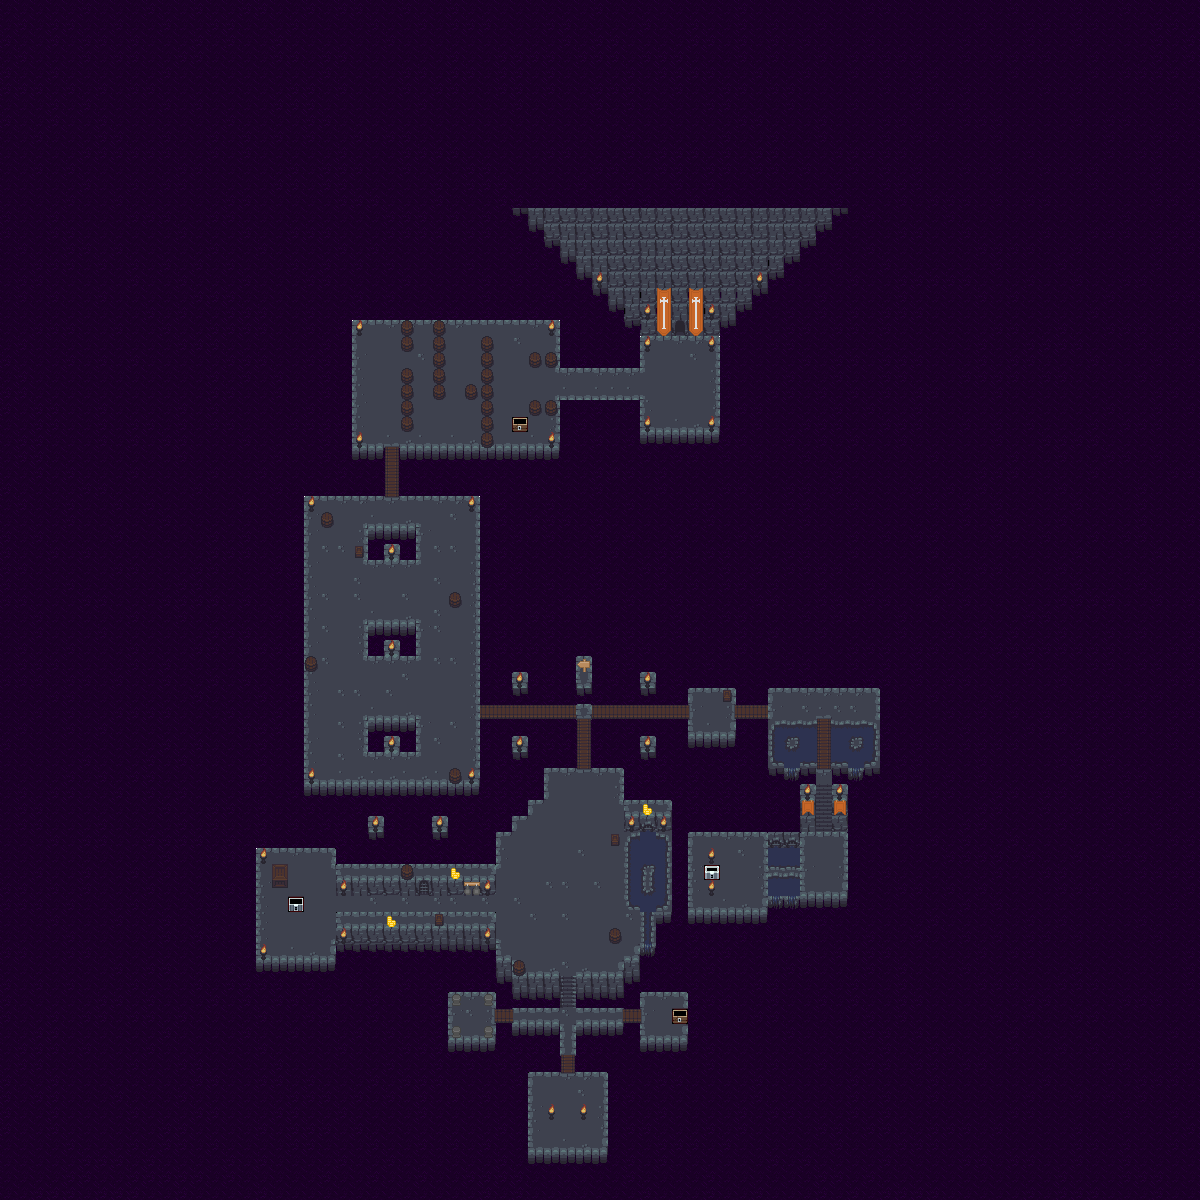

A 2D game scene composited from a Tiled map and its tileset images. What follows is a short description and the map's XML, with each tile layer's data collapsed to a summary:
An orthogonal 75x75 tile map with 16x16 px tiles, 5 tile layers (Collison Rosu, Background, Layer 1, Layer 2, ...), 6 tilesets and 42 objects.

<map version="1.0" orientation="orthogonal" renderorder="left-down" width="75" height="75" tilewidth="16" tileheight="16" nextobjectid="1">
 <properties>
  <property name="unity:scale" type="float" value="0.065" />
 </properties>
 <tileset firstgid="1" name="roguelikeSheet_transparent" tilewidth="16" tileheight="16" spacing="1" tilecount="1767" columns="57">
  <image source="../Art/roguelikeSheet_transparent.png" width="968" height="526" />
  <tile id="963">
   <objectgroup draworder="index">
    <object id="9" x="0" y="0" width="16" height="16" />
   </objectgroup>
  </tile>
 </tileset>
 <tileset firstgid="1768" name="Dungeon Tiles" tilewidth="16" tileheight="16" tilecount="552" columns="23">
  <image source="../Art/Dungeon Tiles.png" width="368" height="384" />
  <terraintypes>
   <terrain name="Tall Box" tile="-1" />
   <terrain name="Torch" tile="-1" />
   <terrain name="Vertical Bridge" tile="-1" />
   <terrain name="Horizontal Bridge" tile="-1" />
  </terraintypes>
  <tile id="0">
   <objectgroup draworder="index" />
  </tile>
  <tile id="1">
   <objectgroup draworder="index" />
  </tile>
  <tile id="11">
   <objectgroup draworder="index" offsetx="0.5" offsety="0" />
  </tile>
  <tile id="12">
   <objectgroup draworder="index">
    <object id="1" x="0.0909091" y="0.0909091" width="15.8182" height="15.8182" />
   </objectgroup>
  </tile>
  <tile id="14">
   <objectgroup draworder="index">
    <object id="1" x="0.272727" y="0.0909091" width="15.5455" height="15.9091" />
   </objectgroup>
  </tile>
  <tile id="19" terrain=",,2,2" />
  <tile id="35">
   <objectgroup draworder="index">
    <object id="1" x="0.0909091" y="0.181818" width="16" height="15.8182" />
   </objectgroup>
  </tile>
  <tile id="37">
   <objectgroup draworder="index">
    <object id="1" x="0.0909091" y="0" width="16" height="15.8182" />
   </objectgroup>
  </tile>
  <tile id="42" terrain="2,2,2,2" />
  <tile id="58">
   <objectgroup draworder="index">
    <object id="1" x="0.272727" y="0.181818" width="15.6364" height="15.6364" />
   </objectgroup>
  </tile>
  <tile id="59">
   <objectgroup draworder="index" />
  </tile>
  <tile id="60">
   <objectgroup draworder="index">
    <object id="1" x="0.0909091" y="0.181818" width="15.8182" height="15.6364" />
   </objectgroup>
  </tile>
  <tile id="65" terrain="2,2,," />
  <tile id="77" terrain=",3,,3" />
  <tile id="78" terrain="3,3,3,3" />
  <tile id="79" terrain="3,,3," />
  <tile id="98">
   <objectgroup draworder="index">
    <object id="2" x="0" y="0" width="16.0909" height="15.9091" />
   </objectgroup>
  </tile>
  <tile id="99" terrain="0,0,0,0" />
  <tile id="118">
   <objectgroup draworder="index">
    <object id="1" x="-0.0909091" y="0.0909091" width="16.0909" height="15.6364" />
   </objectgroup>
  </tile>
  <tile id="119">
   <objectgroup draworder="index">
    <!-- 33 objects omitted --></objectgroup>
  </tile>
  <tile id="122" terrain="0,0,,">
   <objectgroup draworder="index">
    <!-- 32 objects omitted --></objectgroup>
  </tile>
  <tile id="123">
   <objectgroup draworder="index">
    <!-- 31 objects omitted --></objectgroup>
  </tile>
  <tile id="145" terrain="1,1,1,1">
   <objectgroup draworder="index" />
  </tile>
  <tile id="154">
   <objectgroup draworder="index">
    <!-- 30 objects omitted --></objectgroup>
  </tile>
  <tile id="177">
   <objectgroup draworder="index">
    <!-- 29 objects omitted --></objectgroup>
  </tile>
  <tile id="211">
   <objectgroup draworder="index">
    <!-- 28 objects omitted --></objectgroup>
  </tile>
  <tile id="230">
   <objectgroup draworder="index">
    <!-- 27 objects omitted --></objectgroup>
  </tile>
  <tile id="231">
   <objectgroup draworder="index">
    <!-- 26 objects omitted --></objectgroup>
  </tile>
  <tile id="232">
   <objectgroup draworder="index">
    <!-- 25 objects omitted --></objectgroup>
  </tile>
  <tile id="236">
   <objectgroup draworder="index">
    <!-- 24 objects omitted --></objectgroup>
  </tile>
  <tile id="253">
   <objectgroup draworder="index">
    <!-- 23 objects omitted --></objectgroup>
  </tile>
  <tile id="277">
   <objectgroup draworder="index">
    <!-- 22 objects omitted --></objectgroup>
  </tile>
  <tile id="279">
   <objectgroup draworder="index">
    <!-- 21 objects omitted --></objectgroup>
  </tile>
  <tile id="280">
   <objectgroup draworder="index">
    <!-- 20 objects omitted --></objectgroup>
  </tile>
  <tile id="281">
   <objectgroup draworder="index">
    <!-- 19 objects omitted --></objectgroup>
  </tile>
  <tile id="302">
   <objectgroup draworder="index">
    <!-- 18 objects omitted --></objectgroup>
  </tile>
  <tile id="303">
   <objectgroup draworder="index">
    <!-- 17 objects omitted --></objectgroup>
  </tile>
  <tile id="325">
   <objectgroup draworder="index">
    <!-- 16 objects omitted --></objectgroup>
  </tile>
  <tile id="326">
   <objectgroup draworder="index">
    <!-- 15 objects omitted --></objectgroup>
  </tile>
  <tile id="327">
   <objectgroup draworder="index">
    <!-- 14 objects omitted --></objectgroup>
  </tile>
  <tile id="351">
   <objectgroup draworder="index">
    <!-- 13 objects omitted --></objectgroup>
  </tile>
 </tileset>
 <tileset firstgid="2320" name="Void Combined" tilewidth="16" tileheight="16" tilecount="4" columns="2">
  <image source="../Art/Void Combined.png" width="32" height="32" />
  <tile id="0">
   <objectgroup draworder="index">
    <!-- 12 objects omitted --></objectgroup>
  </tile>
  <tile id="1">
   <objectgroup draworder="index">
    <!-- 11 objects omitted --></objectgroup>
  </tile>
  <tile id="2">
   <objectgroup draworder="index">
    <!-- 10 objects omitted --></objectgroup>
  </tile>
  <tile id="3">
   <objectgroup draworder="index">
    <!-- 9 objects omitted --></objectgroup>
  </tile>
 </tileset>
 <tileset firstgid="2324" name="Void Special" tilewidth="16" tileheight="16" tilecount="1" columns="1">
  <image source="../Art/Void 1.png" width="16" height="16" />
 </tileset>
 <tileset firstgid="2325" name="Chests 1" tilewidth="16" tileheight="16" tilecount="8" columns="2">
  <image source="../Art/Chests 1.png" width="32" height="64" />
  <tile id="0">
   <objectgroup draworder="index">
    <!-- 8 objects omitted --></objectgroup>
  </tile>
  <tile id="1">
   <objectgroup draworder="index">
    <!-- 7 objects omitted --></objectgroup>
  </tile>
  <tile id="2">
   <objectgroup draworder="index">
    <!-- 6 objects omitted --></objectgroup>
  </tile>
  <tile id="3">
   <objectgroup draworder="index">
    <!-- 5 objects omitted --></objectgroup>
  </tile>
  <tile id="4">
   <objectgroup draworder="index">
    <!-- 4 objects omitted --></objectgroup>
  </tile>
  <tile id="5">
   <objectgroup draworder="index">
    <!-- 3 objects omitted --></objectgroup>
  </tile>
  <tile id="6">
   <objectgroup draworder="index">
    <!-- 2 objects omitted --></objectgroup>
  </tile>
  <tile id="7">
   <objectgroup draworder="index">
    <!-- 1 objects omitted --></objectgroup>
  </tile>
 </tileset>
 <tileset firstgid="2333" name="roguelike run down_Animation 1_0" tilewidth="16" tileheight="16" tilecount="25" columns="5">
  <image source="../Art/rogue like character/roguelike run down_Animation 1_0.png" width="80" height="80" />
 </tileset>
 <layer name="Collison Rosu" width="75" height="75">
  <data>[5625 cells, 18 non-empty, 1 distinct tile ids]</data>
 </layer>
 <layer name="Background" width="75" height="75">
  <data>[5625 cells, 243 non-empty, 41 distinct tile ids]</data>
 </layer>
 <layer name="Layer 1" width="75" height="75">
  <data>[5625 cells, 5478 non-empty, 55 distinct tile ids]</data>
 </layer>
 <layer name="Layer 2" width="75" height="75">
  <data>[5625 cells, 373 non-empty, 78 distinct tile ids]</data>
 </layer>
 <layer name="Layer 3" width="75" height="75">
  <data>[5625 cells, 50 non-empty, 19 distinct tile ids]</data>
 </layer>
 <objectgroup name="Object Layer 1" />
</map>
<!-- 33 of 42 objects omitted -->
